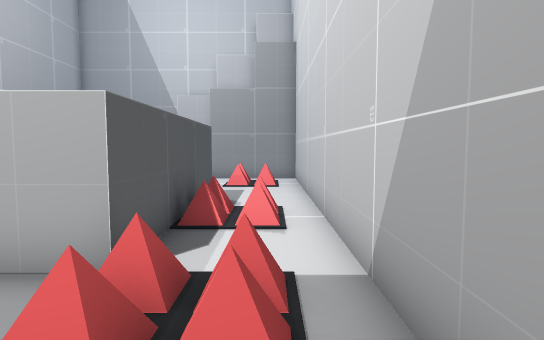
view 1 (above)

12 first-person views from a walk through a 3-D level made in the Unity game engine. The camera is 1.4 m above the floor, tilts 4° down and sees 80° across. The floor is counted in squares, 1 m on a side. Each view is taken from the middle of a square. On the plan, view 1 faces up. The plan holds only what a view shows up to about 15 squares ahead; the rest is blank. The player character is not drawn.

view 2
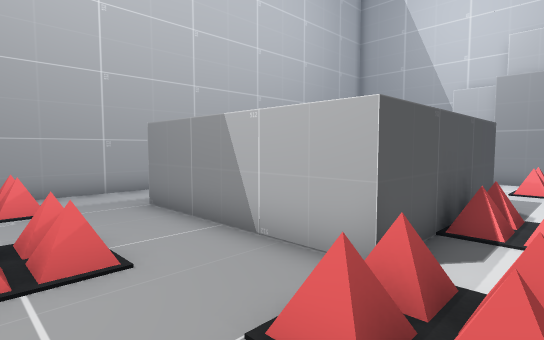

view 3
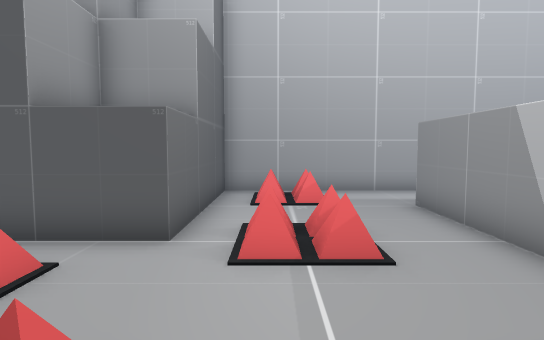

view 4
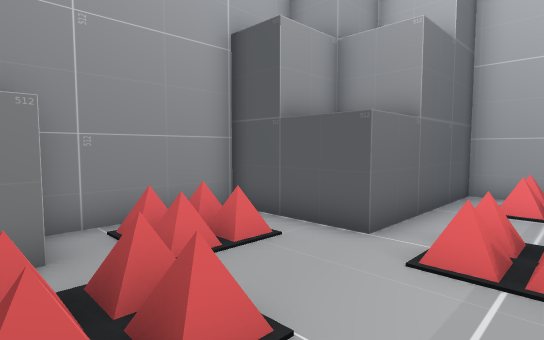

view 5
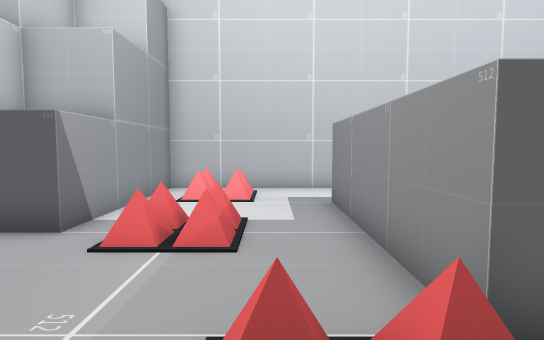

view 6
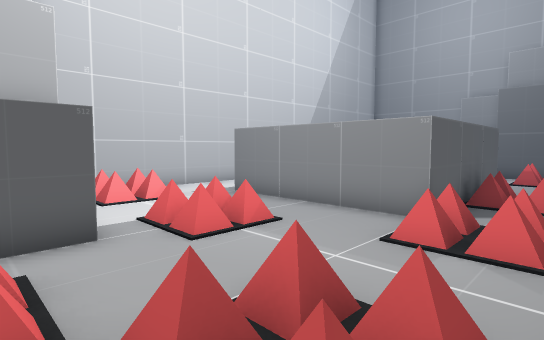

view 7
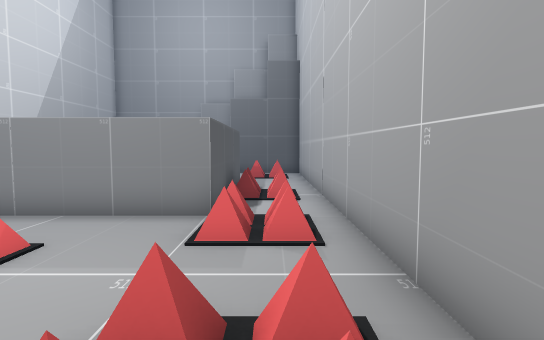

view 8
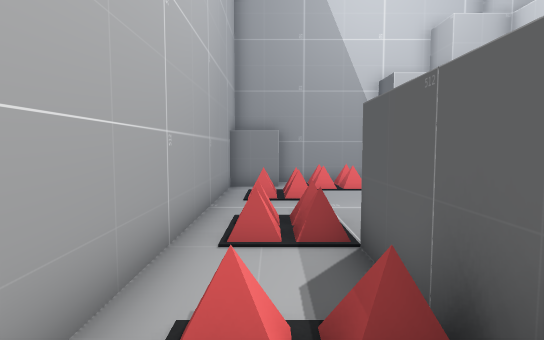

view 9
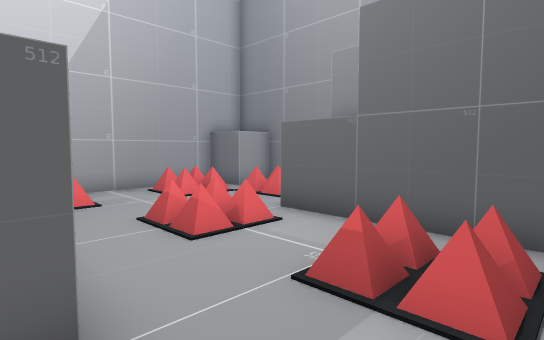

view 10
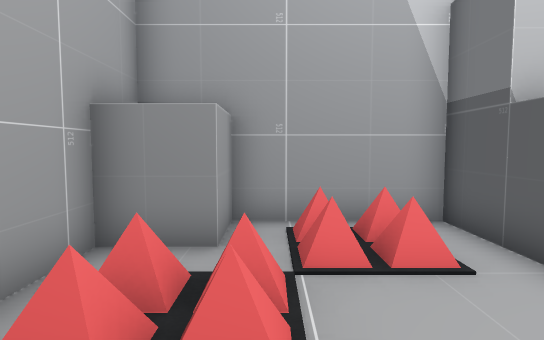

view 11
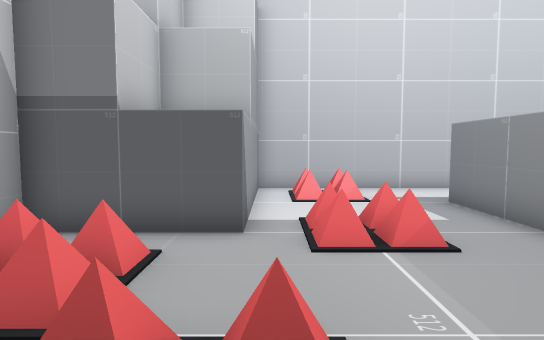

view 12
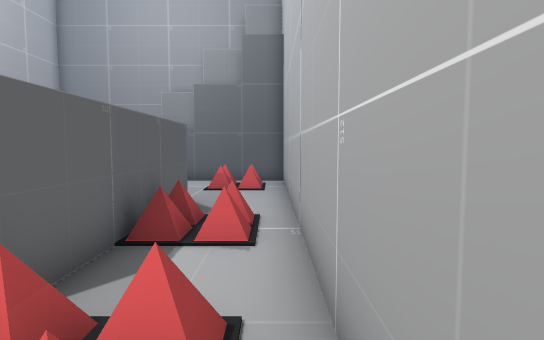

### Floor plan
Key: @ floor where view 1 was taken; # wall or solid block; . floor; = window, fence, low wall or low ledge; ^ raised ledge.
Columns run from 11 left of view 1 to 1 right of it. Each row starts with its distance up from view 1.
 18   #####
 17 ###.==#
 16 #...==#
 15 #.==..#######
 14 #.==........#
 13 #.....==..==#
 12 #.....==..==#
 11 #.==........#
 10 #.==........#
  9 #..###^^##..#
  8 #..#     #..#
  7 #.=^     ^==#
  6 #.=^     ^==#
  5 #..#     # .#
  4 #..########.#
  3 #.........==#
  2 #.........==#
  1 #.==..==....#
  0 #.==..==...@#
 -1 #.........==#
 -2 #######...==#
 -3       #.==###
 -4       #.==###
 -5       #####

Positions as (right, up) in squares from view 1, and headings:
1: (0, 0), facing up
2: (0, 0), facing up-left
3: (0, 0), facing left
4: (0, 1), facing down-left
5: (-10, 11), facing right
6: (-10, 16), facing down-right
7: (-9, 16), facing down
8: (-9, 5), facing up
9: (-10, 4), facing down-right
10: (-8, 12), facing up
11: (-10, 14), facing right
12: (-10, 12), facing down
